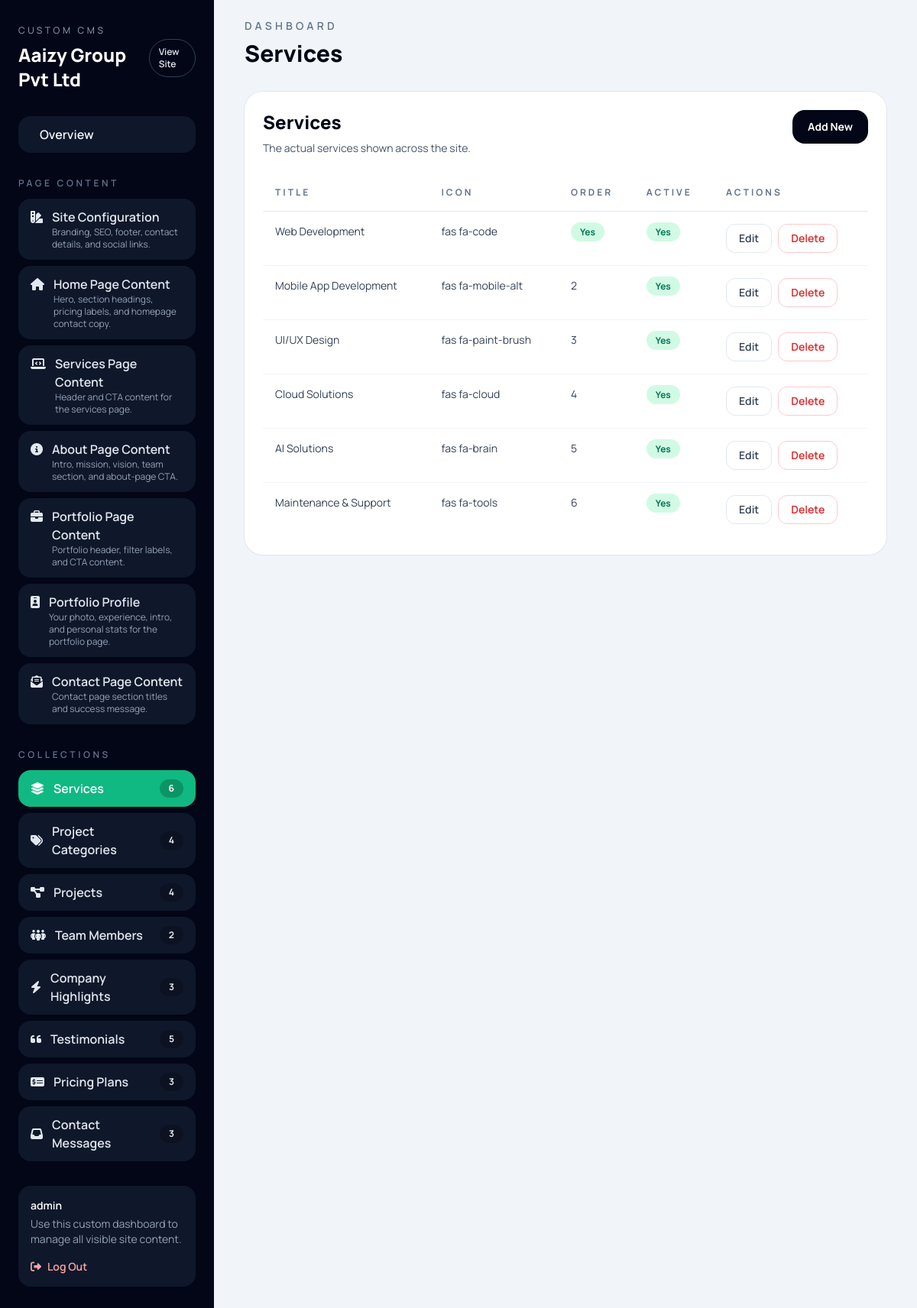
The page /dashboard/services/ (signed in) on the database its author committed.
### core/models.py (models this page shows, shortened)
class SingletonModel(models.Model):
    class Meta:
        abstract = True
    @classmethod
    def load(cls):
        obj, _ = cls.objects.get_or_create(pk=1)
        return obj

class SiteConfiguration(SingletonModel):
    site_name = models.CharField(max_length=100, default="TechNova")
    site_tagline = models.CharField(
        max_length=200, default="Digital Solutions for Modern Business"
    )
    logo = models.ImageField(upload_to="branding/", blank=True, null=True)
    meta_description = models.TextField(
        default=(
            "Building scalable digital solutions for modern businesses. "
            "Web development, mobile apps, AI solutions, and cloud services."
        )
    )
    meta_keywords = models.CharField(
        max_length=300,
        default=(
            "web development, mobile apps, AI solutions, cloud computing, "
            "UI UX design, startup, technology"
        ),
    )
    author_name = models.CharField(max_length=100, default="TechNova")
    navbar_cta_text = models.CharField(max_length=50, default="Get Started")
    footer_description = models.TextField(
        default=(
            "Building scalable digital solutions for modern businesses. "
            "We transform ideas into powerful technology that drives growth."
        )
    )
    contact_email = models.EmailField(default="hello@technova.com")
    contact_phone = models.CharField(max_length=50, default="+1 (555) 123-4567")
    contact_address = models.TextField(
        default="123 Tech Street, Suite 100, San Francisco, CA 94105"
    )
    working_hours = models.CharField(
        max_length=100, default="Mon - Fri: 9:00 AM - 6:00 PM"
    )
    map_embed_url = models.CharField(
        max_length=100,
        blank=True,
        help_text="Enter coordinates as 'latitude,longitude' e.g. '24.8607,67.0011'",
    )
    map_placeholder_text = models.CharField(
        max_length=150, default="Set map coordinates in admin panel."
    )
    footer_copyright = models.CharField(
        max_length=200, default="TechNova. All rights reserved."
    )
    privacy_policy_url = models.URLField(blank=True)
    terms_url = models.URLField(blank=True)
    facebook_url = models.URLField(blank=True)
    twitter_url = models.URLField(blank=True)
    instagram_url = models.URLField(blank=True)
    linkedin_url = models.URLField(blank=True)
    youtube_url = models.URLField(blank=True)
    github_url = models.URLField(blank=True)
    class Meta:
        verbose_name = "Site Configuration"
        verbose_name_plural = "Site Configuration"

class Service(models.Model):
    title = models.CharField(max_length=200)
    description = models.TextField()
    icon = models.CharField(
        max_length=100, help_text="Icon class (e.g., 'fas fa-code')"
    )
    order = models.PositiveIntegerField(default=0)
    is_active = models.BooleanField(default=True)
    created_at = models.DateTimeField(auto_now_add=True)
    updated_at = models.DateTimeField(auto_now=True)
    class Meta:
        ordering = ["order", "-created_at"]
        verbose_name = "Service"
        verbose_name_plural = "Services"

### core/dashboard_views.py (the view)
@dashboard_required
def collection_list(request, key):
    config = _get_collection_config(key)
    items = config["model"].objects.all()
    context = _dashboard_context(key, config["label"])
    context.update(
        {
            "section_label": config["label"],
            "section_description": config["description"],
            "columns": config["columns"],
            "items": items,
            "key": key,
            "allow_create": config.get("allow_create", True),
            "allow_delete": config.get("allow_delete", True),
        }
    )
    return render(request, "dashboard/list.html", context)

### core/context_processors.py (called while the page is built)
def site_content(request):
    return {
        "site_config": SiteConfiguration.load(),
        "current_year": datetime.now().year,
    }

### core/dashboard_views.py (called while the page is built)
def dashboard_required(view_func):
    @wraps(view_func)
    def wrapped(request, *args, **kwargs):
        if not request.user.is_authenticated:
            return redirect_to_login(request.get_full_path(), reverse("dashboard_login"))
        if not request.user.is_staff:
            logout(request)
            messages.error(request, "This account does not have dashboard access.")
            return redirect("dashboard_login")
        return view_func(request, *args, **kwargs)
    return wrapped

def _dashboard_context(active_key, page_title):
    return {
        "page_title": page_title,
        "dashboard_singletons": _singleton_sections(active_key),
        "dashboard_collections": _collection_sections(active_key),
        "active_key": active_key,
    }

def _singleton_sections(active_key):
    sections = []
    for key, config in SINGLETON_CONFIGS.items():
        sections.append(
            {
                "key": key,
                "label": config["label"],
                "description": config["description"],
                "icon": config["icon"],
                "url": reverse("dashboard_singleton_edit", kwargs={"key": key}),
                "active": active_key == key,
            }
        )
    return sections

def _collection_sections(active_key):
    sections = []
    for key, config in COLLECTION_CONFIGS.items():
        sections.append(
            {
                "key": key,
                "label": config["label"],
                "description": config["description"],
                "icon": config["icon"],
                "url": reverse("dashboard_collection_list", kwargs={"key": key}),
                "count": config["model"].objects.count(),
                "active": active_key == key,
            }
        )
    return sections

def _get_collection_config(key):
    config = COLLECTION_CONFIGS.get(key)
    if not config:
        raise Http404("Unknown dashboard section.")
    return config

### core/templatetags/custom_filters.py (called while the page is built)
@register.filter
def attr(obj, name):
    if obj is None:
        return ""
    return getattr(obj, name, "")

### templates/dashboard/list.html
{% extends 'dashboard/base.html' %}
{% load custom_filters %}
{% block dashboard_content %}
<section class="rounded-3xl bg-white p-6 shadow-sm ring-1 ring-slate-200">
    <div class="flex flex-col gap-4 sm:flex-row sm:items-start sm:justify-between">
        <div>
            <h3 class="text-2xl font-extrabold text-slate-950">{{ section_label }}</h3>
            <p class="mt-2 max-w-2xl text-sm text-slate-600">{{ section_description }}</p>
        </div>
        {% if allow_create %}
        <a href="{% url 'dashboard_collection_create' key=key %}" class="inline-flex items-center justify-center rounded-2xl bg-slate-950 px-5 py-3 text-sm font-bold text-white transition hover:bg-slate-800">
            Add New
        </a>
        {% endif %}
    </div>
    <div class="mt-6 overflow-x-auto">
        <table class="min-w-full divide-y divide-slate-200">
            <thead>
                <tr class="text-left text-xs font-bold uppercase tracking-[0.25em] text-slate-500">
                    {% for column in columns %}
                    <th class="px-4 py-4">{{ column.label }}</th>
                    {% endfor %}
                    <th class="px-4 py-4">Actions</th>
                </tr>
            </thead>
            <tbody class="divide-y divide-slate-100">
                {% for item in items %}
                <tr class="align-top">
                    {% for column in columns %}
                    <td class="px-4 py-4 text-sm text-slate-700">
                        {% with value=item|attr:column.field %}
                            {% if value == True %}
                            <span class="rounded-full bg-emerald-100 px-3 py-1 text-xs font-bold text-emerald-700">Yes</span>
                            {% elif value == False %}
                            <span class="rounded-full bg-slate-200 px-3 py-1 text-xs font-bold text-slate-600">No</span>
                            {% else %}
                            {{ value|default:"-" }}
                            {% endif %}
                        {% endwith %}
                    </td>
                    {% endfor %}
                    <td class="px-4 py-4">
                        <div class="flex flex-wrap gap-2">
                            <a href="{% url 'dashboard_collection_edit' key=key pk=item.pk %}" class="inline-flex items-center rounded-xl border border-slate-200 px-4 py-2 text-sm font-semibold text-slate-700 transition hover:border-blue-300 hover:text-blue-700">
                                Edit
                            </a>
                            {% if allow_delete %}
                            <a href="{% url 'dashboard_collection_delete' key=key pk=item.pk %}" class="inline-flex items-center rounded-xl border border-red-200 px-4 py-2 text-sm font-semibold text-red-600 transition hover:border-red-300 hover:bg-red-50">
                                Delete
                            </a>
                            {% endif %}
                        </div>
                    </td>
                </tr>
                {% empty %}
                <tr>
                    <td colspan="{{ columns|length|add:'1' }}" class="px-4 py-12 text-center text-sm text-slate-500">
                        No records yet. {% if allow_create %}Use the Add New button to create your first entry.{% endif %}
                    </td>
                </tr>
                {% endfor %}
            </tbody>
        </table>
    </div>
</section>
{% endblock %}

### templates/dashboard/base.html (shortened to what this page needs)
<!DOCTYPE html>
<html lang="en">
<head>
    <script src="https://cdn.tailwindcss.com"></script>
    <link rel="stylesheet" href="https://cdnjs.cloudflare.com/ajax/libs/font-awesome/6.4.0/css/all.min.css">
</head>
<body class="bg-slate-100 text-slate-90">
    <div class="min-h-screen lg:grid lg:grid-cols-[280px_minmax(0,1fr)]">
        <aside class="bg-slate-950 text-white px-6 py-8">
            <div class="flex items-center justify-between gap-4">
                <div>
                    <p class="text-xs uppercase tracking-[0.3em] text-slate-400">Custom CMS</p>
                    <h1 class="mt-2 text-2xl font-extrabold">{{ site_config.site_name }}</h1>
                </div>
                <a href="{% url 'home' %}" class="rounded-full border border-slate-700 px-3 py-2 text-xs font-semibold text-slate-200 transition hover:border-slate-500 hover:text-white">
                    View Site
                </a>
            </div>
            <a href="{% url 'dashboard_home' %}" class="mt-8 flex items-center gap-3 rounded-2xl px-4 py-3 {% if active_key == 'dashboard' %}bg-white text-slate-950{% else %}bg-slate-900 text-slate-100 hover:bg-slate-800{% endif %}">
                <span class="font-semibold">Overview</span>
            </a>
            <div class="mt-8">
                <p class="text-xs font-semibold uppercase tracking-[0.3em] text-slate-500">Page Content</p>
                <div class="mt-3 space-y-2">
                    {% for section in dashboard_singletons %}
                    <a href="{{ section.url }}" class="flex items-start gap-3 rounded-2xl px-4 py-3 transition {% if section.active %}bg-blue-500 text-white{% else %}bg-slate-900 text-slate-200 hover:bg-slate-800{% endif %}">
                        <i class="{{ section.icon }} mt-1"></i>
                        <span>
                            <span class="block font-semibold">{{ section.label }}</span>
                            <span class="block text-xs {% if section.active %}text-blue-50{% else %}text-slate-400{% endif %}">{{ section.description }}</span>
                        </span>
                    </a>
                    {% endfor %}
                </div>
            </div>
            <div class="mt-8">
                <p class="text-xs font-semibold uppercase tracking-[0.3em] text-slate-500">Collections</p>
                <div class="mt-3 space-y-2">
                    {% for section in dashboard_collections %}
                    <a href="{{ section.url }}" class="flex items-center justify-between rounded-2xl px-4 py-3 transition {% if section.active %}bg-emerald-500 text-white{% else %}bg-slate-900 text-slate-200 hover:bg-slate-800{% endif %}">
                        <span class="flex items-center gap-3">
                            <i class="{{ section.icon }}"></i>
                            <span class="font-semibold">{{ section.label }}</span>
                        </span>
                        <span class="rounded-full bg-black/20 px-3 py-1 text-xs font-bold">{{ section.count }}</span>
                    </a>
                    {% endfor %}
                </div>
            </div>
            <div class="mt-8 rounded-2xl bg-slate-900 p-4 text-sm text-slate-300">
                <p class="font-semibold text-white">{{ request.user.get_username }}</p>
                <p class="mt-1 text-slate-400">Use this custom dashboard to manage all visible site content.</p>
                <a href="{% url 'dashboard_logout' %}" class="mt-4 inline-flex items-center gap-2 text-sm font-semibold text-red-300 transition hover:text-red-200">
                    <i class="fas fa-right-from-bracket"></i>
                    Log Out
                </a>
            </div>
        </aside>
        <main class="px-4 py-6 sm:px-8 lg:px-10">
            <div class="mx-auto max-w-7xl">
                <div class="flex flex-col gap-3 sm:flex-row sm:items-end sm:justify-between">
                    <div>
                        <p class="text-sm font-semibold uppercase tracking-[0.3em] text-slate-500">Dashboard</p>
                        <h2 class="mt-2 text-3xl font-extrabold text-slate-950">{{ page_title }}</h2>
                    </div>
                </div>
                <div class="mt-8">
                    {% block dashboard_content %}{% endblock %}
                </div>
            </div>
        </main>
    </div>
</body>
</html>

### templates/dashboard/base.html (style rules this page uses)
body { font-family: 'Manrope', sans-serif; }

### rows shown on the page
SiteConfiguration: site_name "Aaizy Group Pvt Ltd"
Service: columns "Web Development" "fas fa-code"
Service: columns "Mobile App Development" "fas fa-mobile-alt" "2"
Service: columns "UI/UX Design" "fas fa-paint-brush" "3"
Service: columns "Cloud Solutions" "fas fa-cloud" "4"
Service: columns "AI Solutions" "fas fa-brain" "5"
Service: columns "Maintenance & Support" "fas fa-tools" "6"

### other values the page prints
{{ section.label }} "Site Configuration" "Home Page Content" "Services Page Content" "About Page Content" "Portfolio Page Content" "Portfolio Profile" "Contact Page Content"
{{ section.description }} "Branding, SEO, footer, contact details, and social links." "Hero, section headings, pricing labels, and homepage contact copy." "Header and CTA content for the services page." "Intro, mission, vision, team section, and about-page CTA." "Portfolio header, filter labels, and CTA content." "Your photo, experience, intro, and personal stats for the portfolio page." "Contact page section titles and success message."
{{ section.label }} "Services" "Project Categories" "Projects" "Team Members" "Company Highlights" "Testimonials" "Pricing Plans" "Contact Messages"
{{ section.count }} "6" "4" "4" "2" "3" "5" "3" "3"
{{ request.user.get_username }} "admin"
{{ page_title }} "Services"
{{ section_label }} "Services"
{{ section_description }} "The actual services shown across the site."
{{ column.label }} "TITLE" "ICON" "ORDER" "ACTIVE"
